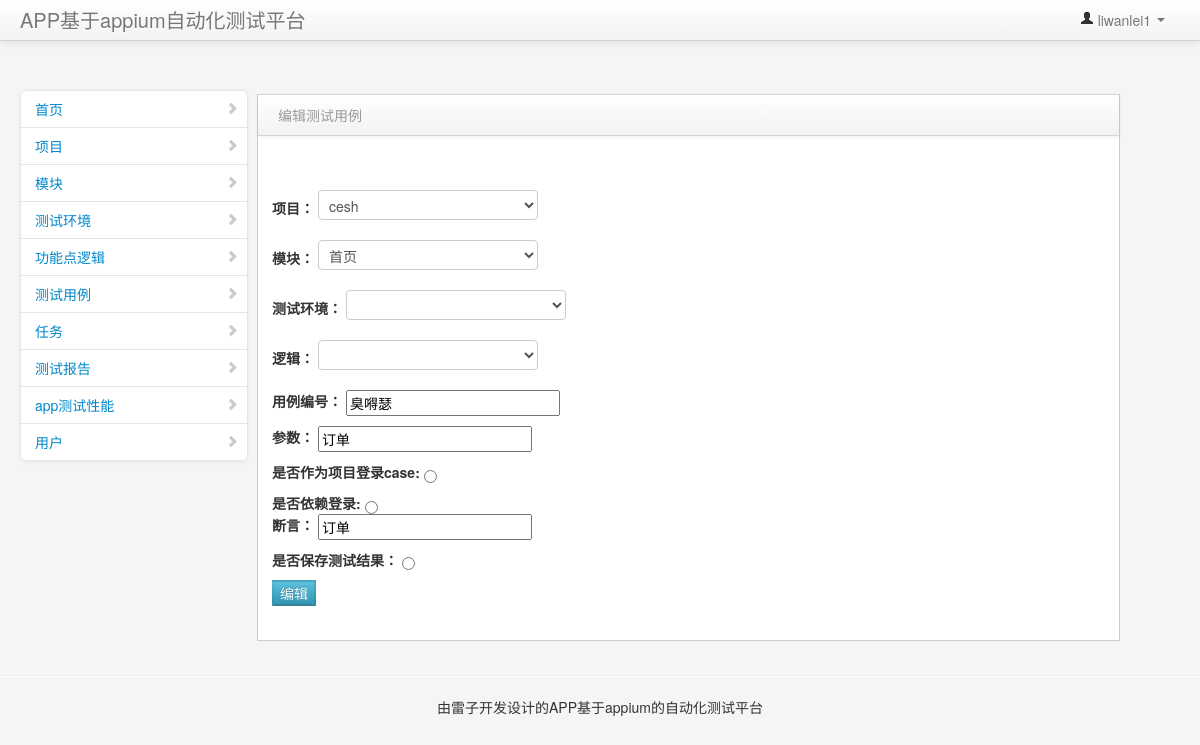
Before: /editcase/1/ (signed in) with the older database file.
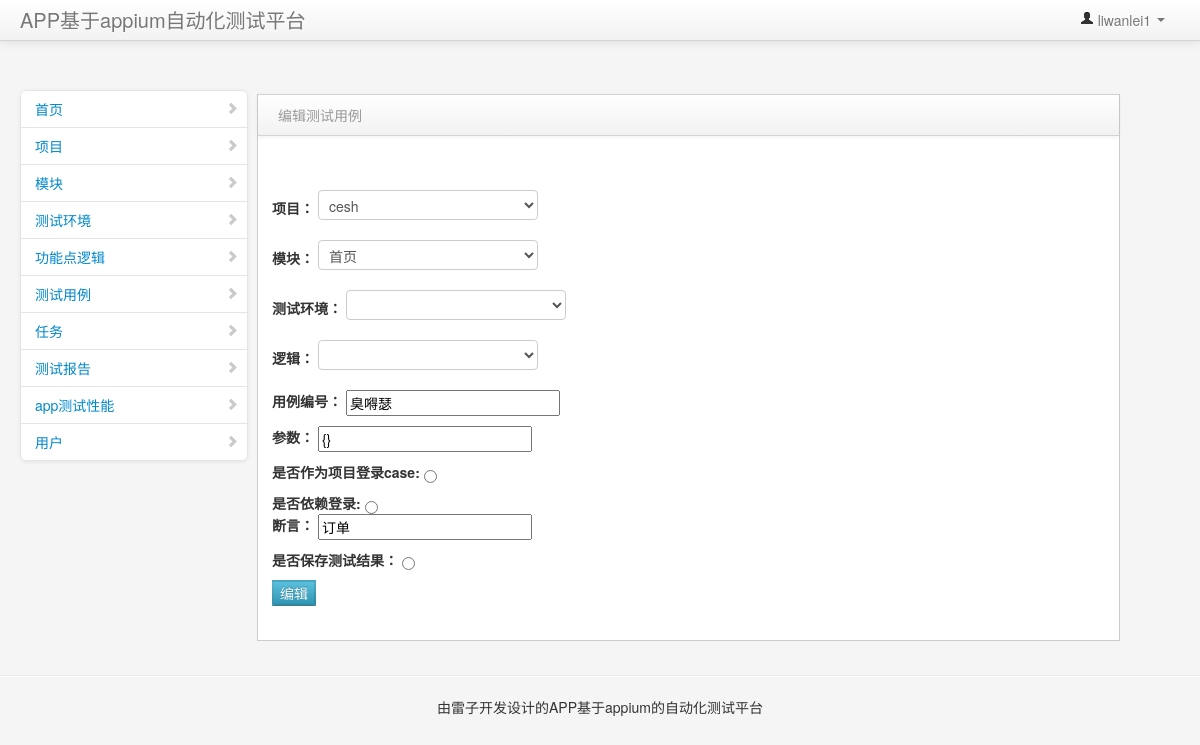
After: the same page with the newer database file.
### app/models.py (models this page shows, shortened)
class Testcase(models.Model):
    makedate = models.DateTimeField('创建时间', auto_now_add=True)
    project=models.ForeignKey(Project,null=True,on_delete=models.CASCADE)
    mode=models.ForeignKey(Mode,null=True,on_delete=models.CASCADE)
    user=models.ForeignKey(Newusers,on_delete=models.CASCADE)
    casenum=models.CharField('测试用例编号',default=1,unique=True,max_length=252)
    data=models.CharField('参数',max_length=252)
    yilai=models.BooleanField('是否依赖登录',default=False)
    is_yilai=models.BooleanField('是否作为项目登录的依赖',default=False)
    asser=models.CharField('预期',max_length=252)
    luoji=models.ForeignKey(FunctionalLofic,on_delete=models.CASCADE)
    savetest=models.BooleanField('是否保存测试结果',default=False)
    events=models.ForeignKey(Testeven,on_delete=models.CASCADE)
    status = models.BooleanField('状态', default=False)
    class Meta:
        verbose_name = u'测试用例'
        verbose_name_plural = verbose_name
        ordering = ['-id']

### app/views.py (the view, shortened to what this page needs)
# urls.py: url(r'^editcase/(?P<id>\d+)/', login_required(EditCaseView.as_view()), name='editcase'),
class EditCaseView(View):
    def get(self, request, id):
        if request.user.is_superuser is False:
            use = Newusers.objects.filter(username=request.user).first()
            m = use.project_user_set.all()
            project_list = []
            for i in m:
                project = i.productname.all()
                for j in project:
                    project_list.append(j)
        else:
            project_list = Project.objects.filter(status=False).all()
        models = Mode.objects.filter(status=False).all()
        case_is = Testcase.objects.filter(id=id, status=False).first()
        if not case_is:
            messages.add_message(request, messages.INFO, '编辑测试用例不存在')
            return redirect('testcase')
        return render(request, 'edit/edit_case.html', {'projects': project_list, 'models': models, 'case': case_is})

### templates/edit/edit_case.html (shortened to what this page needs)
{% extends 'base.html' %}
{% block content %}
    <div class="span9" id="content">
        <div class="block">
            <div class="navbar navbar-inner block-header">
                <div class="muted pull-left">编辑测试用例</div>
            </div>
            <div class="block-content collapse in">
                <p class="span12">
                <div class="table-toolbar">
            </div>
                <form   class="form-signin" method="post" action="">
                    <p>
                        <span> <strong>项目：</strong></span>
                        <select name="project" id="project" onclick="testevet()" >
                            {% for project in projects %}
                                {% if case.project == project %}
                                    <option selected>{{ project.name }}</option>
                                {% else %}
                                    <option >{{ project.name }}</option>
                                {% endif %}
                            {% endfor %}
                        </select>
                    </p>
                    <p>
                        <span><strong>模块：</strong></span>
                        <select name="mode">
                            {% for mode in models %}
                                {% if case.mode == mode  %}
                                    <option selected>{{ mode.name }}</option>
                                {% else %}
                                    <option >{{ mode.name }}</option>
                                {% endif %}
                            {% endfor %}
                        </select>
                    </p>
                    <p>
                        <span><strong>测试环境：</strong></span>
                        <select id="testevent" name="testevent"></select>
                    </p>
                    <p>
                        <span><strong>逻辑：</strong></span>
                        <select  id="luoji" name="luoji" ></select>
                    </p>
                    <p>
                        <span><strong>用例编号：</strong></span>
                        <input name="casenum" placeholder="用例编号" value="{{ case.casenum }}">
                    </p>
                    <p>
                        <span><strong>参数：</strong></span>
                        <input name="canshu" placeholder="用例参数" value="{{ case.data }}">
                    </p>
                    <p>
                        <strong>是否作为项目登录case:</strong>
                    <input type="radio" name="is_log" id="yilai" >
                    </p>
                    <strong>是否依赖登录:</strong>
                    <input type="radio" name="yilai" id="yilai" >
                    <p>
                        <span><strong>断言：</strong></span>
                        <input name="assert" placeholder="断言" value="{{ case.asser }}">
                    </p>
                    <p>
                        <span><strong>是否保存测试结果：</strong></span>
                        <input name="result" type="radio">
                    </p>
                    <input type="submit" class="button btn-info" value="编辑">
                </form>
            </div>
        </div>
    </div>
    </div>
    </div>
{% endblock %}

Changed rows visible on the page:
changed Testcase "臭嘚瑟": canshu "订单" → "{}"
